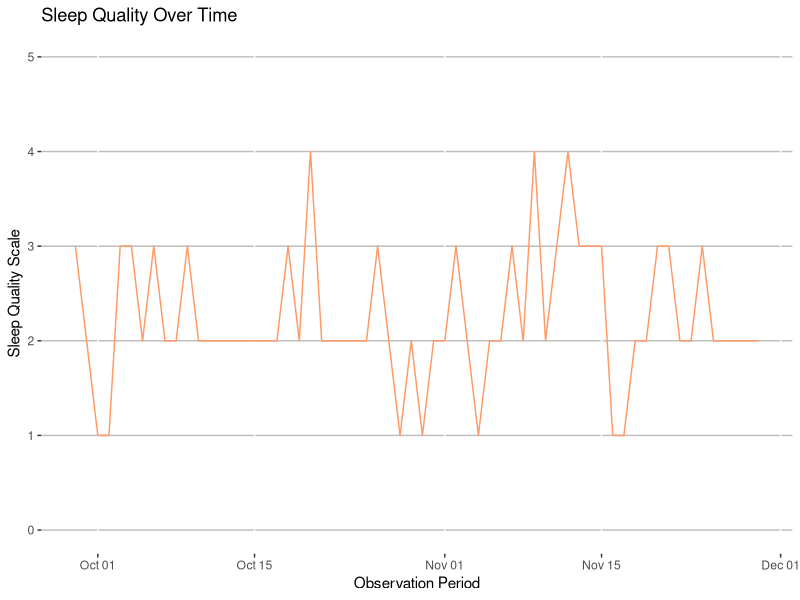
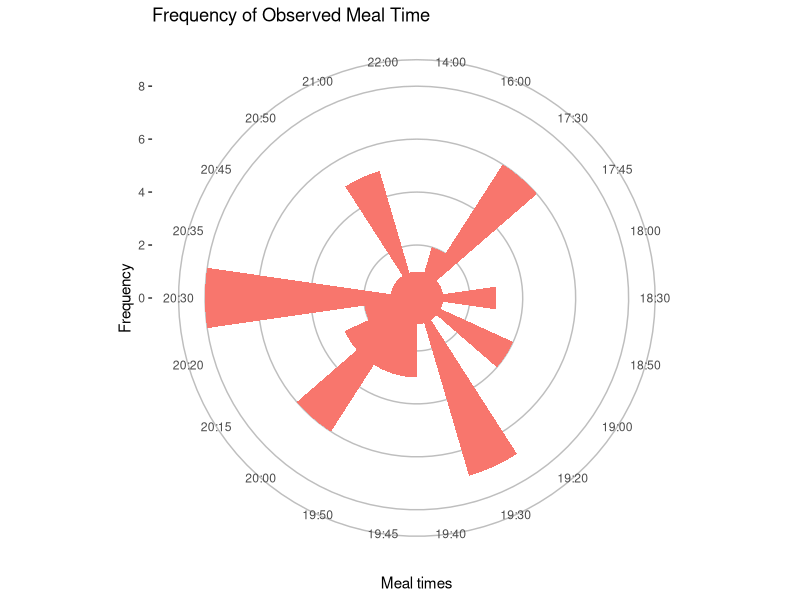
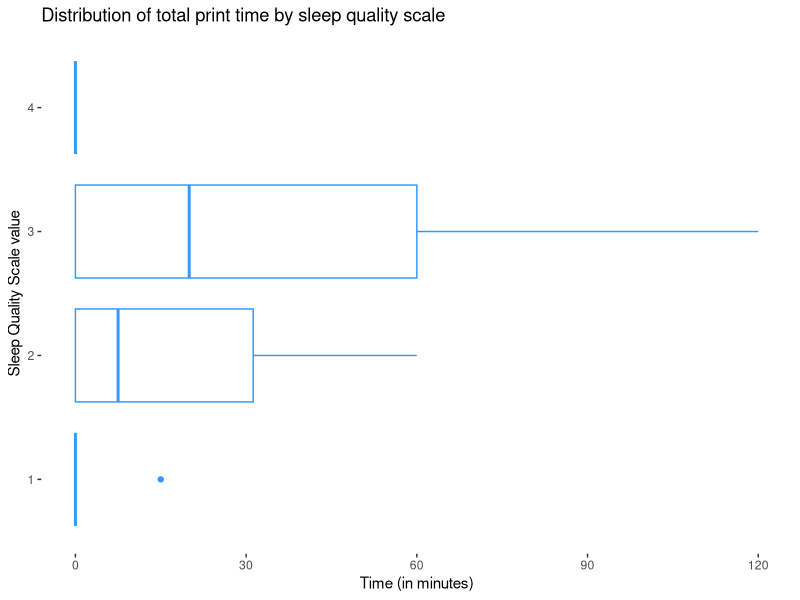
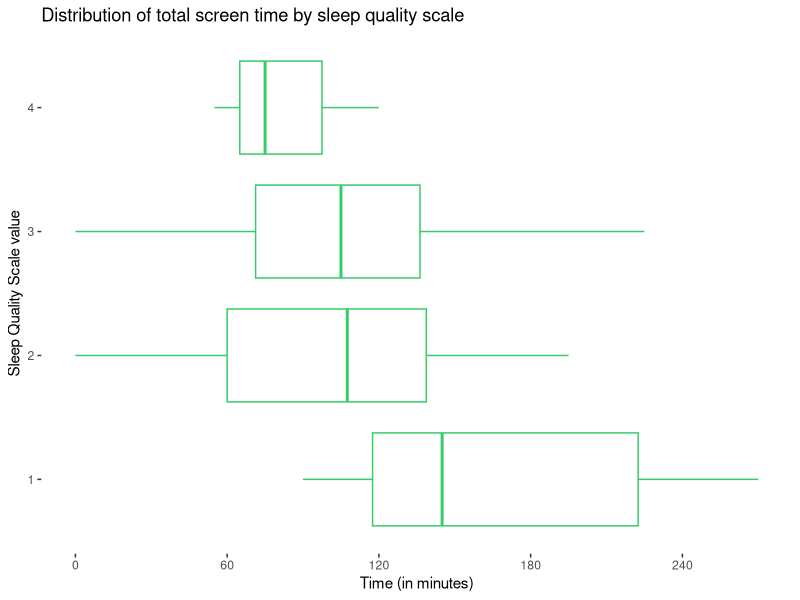
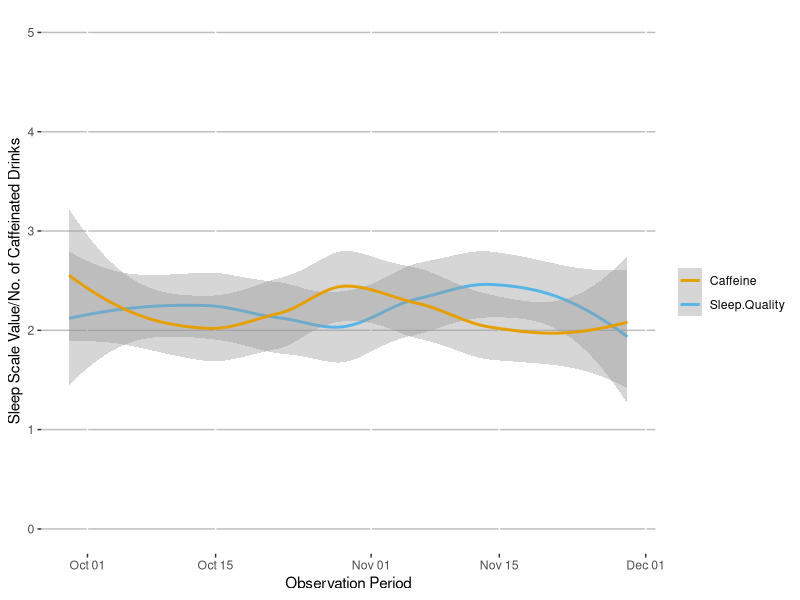
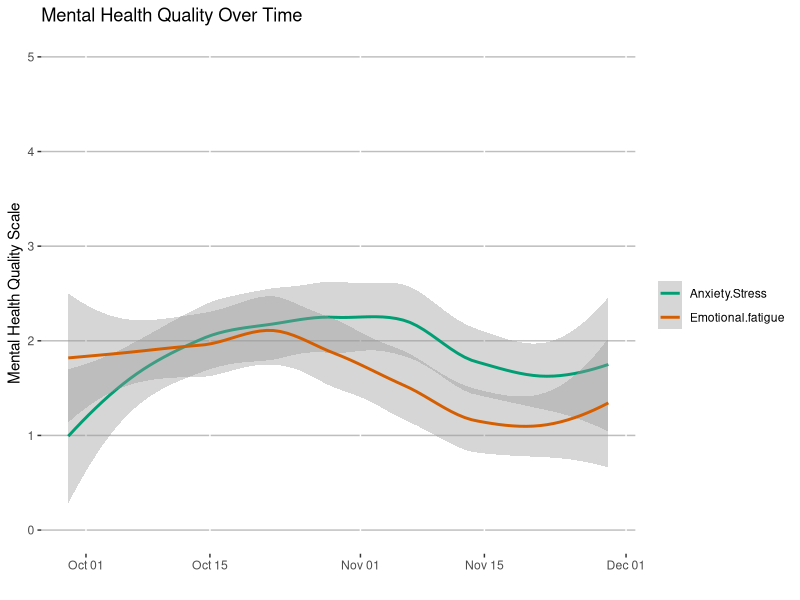
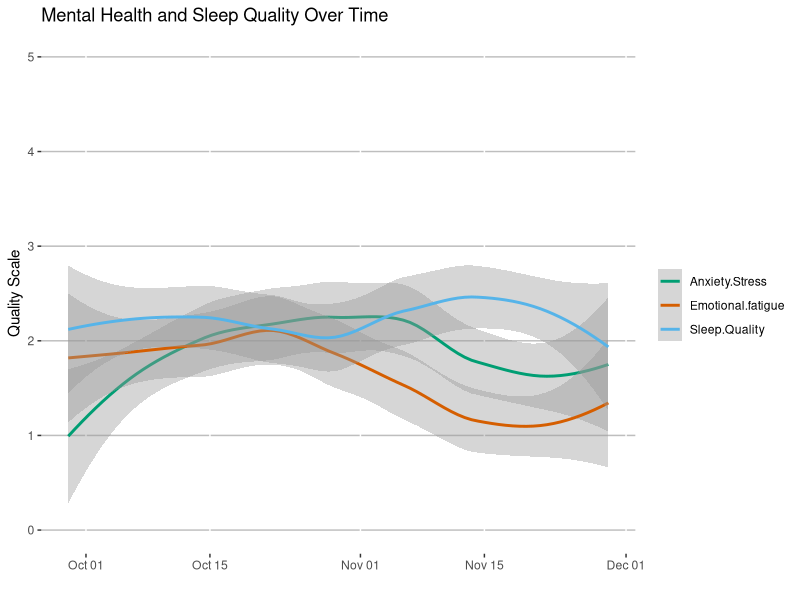
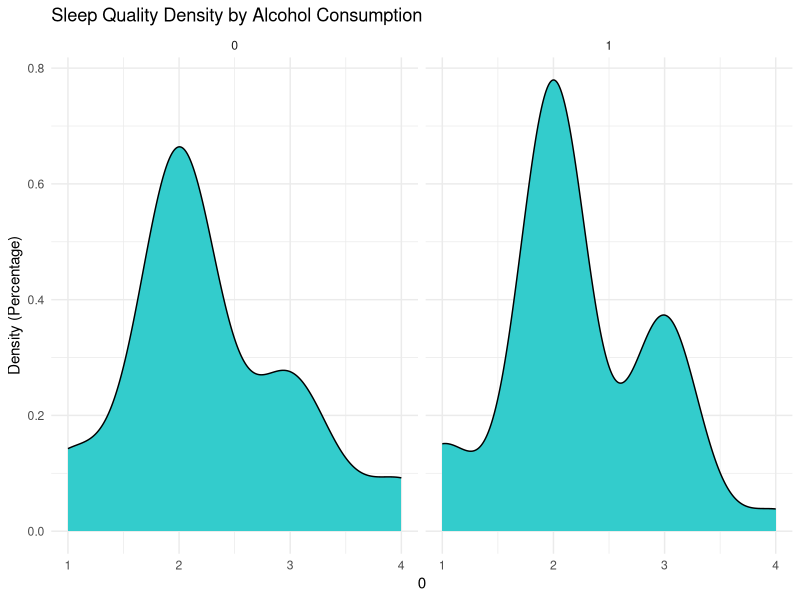

Reproduce these figures in R, in order.
# find which directory is referenced
print(getwd())

# change the directory so we can use the csv
setwd("/Users/zack/dat203_ccac/visualize_yourself/factor_tracker/")

sleep_data <- na.omit(read.csv("factor_tracker_v3.csv"))
head(sleep_data)


#install.packages("lubridate")
#install.packages("ggpubr")

library(ggplot2)
library(ggpubr)
library(lubridate)

sleep_data$Date <-  as.Date(parse_date_time(sleep_data$Date, 'ymd'))
typeof(sleep_data$Date)

ggplot() + 
  geom_line(sleep_data, mapping = aes(x = Date, y = Sleep.quality.scale, group = 1), color = "#FF9966") + 
  scale_x_date(date_minor_breaks="1 day") + 
  labs(x = 'Observation Period', y = "Sleep Quality Scale", title="Sleep Quality Over Time") + 
  theme(panel.background = element_rect(fill = "white")) +
  theme(panel.grid.major.y = element_line(color="grey")) +
  scale_y_continuous(limits = c(0,5))

print(summary(sleep_data$Sleep.quality.scale))
print(sd(sleep_data$Sleep.quality.scale))

# creating a new series of total screen time
sleep_data$total.screen.time <- rowSums(sleep_data[,2:4], na.rm = TRUE)

# creating a new series of total print time
sleep_data$total.print.time <- rowSums(sleep_data[,5:7], na.rm = TRUE)

print(summary(sleep_data$total.screen.time))
print(sd(sleep_data$total.screen.time))

print(summary(sleep_data$total.print.time))
print(sd(sleep_data$total.print.time))

print(cor(sleep_data$total.print.time, sleep_data$Sleep.quality.scale))
print(cor(sleep_data$total.screen.time, sleep_data$Sleep.quality.scale))

# experimenting with shapes
ggplot(sleep_data, aes(x = Meal.times, fill="#CC99FF")) +
  geom_bar(width=1, na.rm = TRUE) + coord_polar(theta = 'x') +
  #geom_bar(mapping = aes(x = sleep_data$Sleep.quality.scale, fill = "blue")) +
  theme(legend.position="none") +
  labs(x = "Meal times", y = "Frequency", title = "Frequency of Observed Meal Time") +
  theme(panel.background = element_rect(fill = "#FFFFFF")) +
  theme(panel.grid.major.y = element_line(color="grey"))

# experimenting with meal times:
time_quality <- sleep_data[sleep_data$Meal.times > "19:30" , ]
print(summary(time_quality$Sleep.quality.scale))
print(sd(time_quality$Sleep.quality.scale))

#tail(sleep_data)

ggplot() + 
  geom_boxplot(sleep_data, mapping = aes(x = total.print.time, y = as.character(Sleep.quality.scale)), color="#3399FF", show.legend = FALSE) +
  labs(y = "Sleep Quality Scale value", x = "Time (in minutes)") +
  labs(title = "Distribution of total print time by sleep quality scale") +
  theme(panel.background = element_rect(fill = "white")) + #xlim(0, 210) +
  scale_x_continuous(breaks = c(0, 30, 60, 90, 120, 150, 180))

ggplot() + 
  geom_boxplot(sleep_data, mapping = aes(x = total.screen.time, y = as.character(Sleep.quality.scale)), color="#33CC66", show.legend = FALSE) +
  labs(y = "Sleep Quality Scale value", x = "Time (in minutes)") +
  labs(title = "Distribution of total screen time by sleep quality scale") +
  theme(panel.background = element_rect(fill = "white")) + #xlim(0, 300) + 
  scale_x_continuous(breaks = c(0, 60, 120, 180, 240, 300))


ggplot(data = sleep_data, mapping = aes(x = Date)) +
  geom_smooth(aes(y = Sleep.quality.scale, color = "Sleep.Quality")) +
  geom_smooth(aes(y = Caffeine.Intake, color = "Caffeine")) +
  theme(panel.background = element_rect(fill = "white")) +
  scale_colour_manual("", values = c("Sleep.Quality"="#56B4E9", "Caffeine"="#E69F00")) +
  theme(panel.grid.major.y = element_line(color="grey")) +
  labs(x = "Observation Period", y = "Sleep Scale Value/No. of Caffeinated Drinks") +
  scale_y_continuous(limits = c(0,5))

print(cor(sleep_data$Caffeine.Intake, sleep_data$Sleep.quality.scale))
print(summary(sleep_data$Caffeine.Intake))

ggplot(data = sleep_data, mapping = aes(x = Date)) + 
  geom_smooth(aes(y = Anxiety.Stress, colour = "Anxiety.Stress")) +
  geom_smooth(aes(y = Emotional.fatigue, colour = "Emotional.fatigue")) +
  scale_colour_manual("", 
                      values = c("Anxiety.Stress"="#009E73", "Emotional.fatigue"="#D55E00")) +
  scale_x_date(date_minor_breaks="1 day") + 
  scale_y_continuous(limits = c(0,5)) +
  labs(x = '', y = "Mental Health Quality Scale", title="Mental Health Quality Over Time") + 
  theme(panel.background = element_rect(fill = "white")) +
  theme(panel.grid.major.y = element_line(color="grey"))

ggplot(data = sleep_data, mapping = aes(x = Date)) + 
  geom_smooth(aes(y = Anxiety.Stress, colour = "Anxiety.Stress")) +
  geom_smooth(aes(y = Emotional.fatigue, colour = "Emotional.fatigue")) +
  geom_smooth(aes(y = Sleep.quality.scale, colour = "Sleep.Quality")) +
  scale_colour_manual("", 
                      values = c("Anxiety.Stress"="#009E73", 
                                 "Emotional.fatigue"="#D55E00",
                                 "Sleep.Quality"="#56B4E9")) +
  scale_x_date(date_minor_breaks="1 day") + 
  scale_y_continuous(limits = c(0,5)) +
  labs(x = '', y = "Quality Scale", title="Mental Health and Sleep Quality Over Time") + 
  theme(panel.background = element_rect(fill = "white")) +
  theme(panel.grid.major.y = element_line(color="grey"))

ggplot(data = sleep_data) + geom_density(aes(x=Sleep.quality.scale), fill="#33CCCC") +
  facet_wrap(~Alcohol, nrow = 1) +
  scale_x_continuous(c(0,1,2,3,4,5)) +
  #scale_y_continuous(c(0,1)) +
  labs(x = "", y = "Density (Percentage)") +
  labs(title = "Sleep Quality Density by Alcohol Consumption") +
  theme(panel.background = element_rect(fill = "white")) + theme_minimal()
